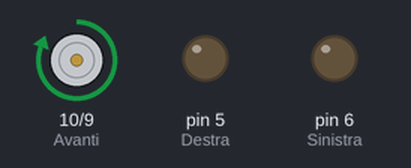
Recording of a sketch running on a simulated Arduino Uno, built with avr-gcc and run on an emulated ATmega328P. Parts: motor-driver pin pairs drawn as motors (green arrow = first pin HIGH = forward, orange = second pin HIGH = backward, longer = more drive), output pins drawn as LEDs (lit = HIGH).

Above: at 0.05 s.
At 6.55 s:
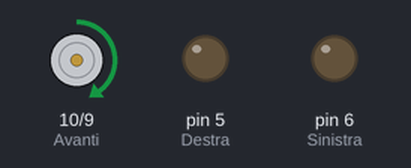
At 13.05 s:
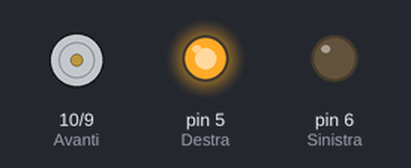
At 25.95 s:
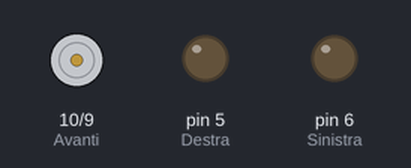
Timing chart, 0 to 33.8 s (numbered marks = the images above):
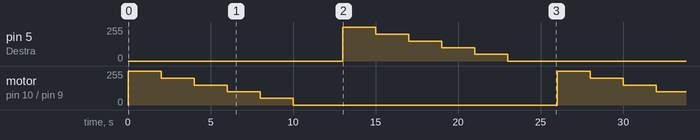

The sketch:

Test_ruote_PWM.ino
```cpp
  //***************************************************************************
  //Programma test per il robot Poor versione 2
  //Setto le porte di uscita per le funzioni:
  //Integrato trovato sulla macchinetta SM6135W oppure RX2-C
  //Avanti    PIN 10  ---- Integrato 11
  //Indieto   PIN 9   ---- Integrato 10
  //Destra    PIN 5   ---- Integrato 6
  //Sinistra  PIN 6   ---- Integrato 7
  //
  //Realizzato da: Daniele loddo alias Ivotek
  //Data: 22/08/2015
  //Web: www.mignololab.org     www.ivotek.it
  //Email: info@mignololab.org      ivotek@gmail.com
  //***************************************************************************

  //Dichiaro le variabili per utilizzare i nomi al posto dei numeri
  //Spreco memoria ma il codice risulta leggibile al principiante
  int Destra = 5;
  int Sinistra = 6;
  int Avanti = 10;
  int Indietro = 9;

void setup() {

  //Setto i PIN come out per pilotare i motori del robot.
  pinMode(Avanti,OUTPUT);        //Setto la porta Avanti come uscita
  pinMode(Indietro,OUTPUT);      //Setto la porta Indietro come uscita
  pinMode(Destra,OUTPUT);        //Setto la porta Destra come uscita
  pinMode(Sinistra,OUTPUT);      //Setto la porta Sinistra come uscita


}

void loop() {
  //Vario il voltaggio per variare la velocità dei motori
  //Il robot parte con la massima velocità e piano piano diminuisce sino a fermarsi
  analogWrite(Avanti, 255);   // Il robot cammina alla massima velocità
  analogWrite(Indietro, 0);
  //Attendo 2 secondi
  delay(2000);
  analogWrite(Avanti, 200);
  //Attendo 2 secondi
  delay(2000);
  analogWrite(Avanti, 150);
  //Attendo 2 secondi
  delay(2000);
  analogWrite(Avanti, 100);
  //Attendo 2 secondi
  delay(2000);
  analogWrite(Avanti, 50);
  //Attendo 2 secondi
  delay(2000);
  analogWrite(Avanti, 0);   // Il robot si ferma
  //Attendo 3 secondi prima di testare le ruote anteriori
  delay(3000);


  //Vario il voltaggio per variare la levocità del motorino di direzione
  //Non avrò tutta l'escurzione perchè lo sterzo ha la meccanica a frizione

  analogWrite(Destra, 255);   // Il robot gira tutto a destra
  analogWrite(Sinistra, 0);
  //Attendo 2 secondi
  delay(2000);
  analogWrite(Destra, 200);   // La posizione dipende dal motore a delle caratteristiche della macchina
  //Attendo 2 secondi
  delay(2000);
  analogWrite(Destra, 150);   // La posizione dipende dal motore a delle caratteristiche della macchina
  //Attendo 2 secondi
  delay(2000);
  analogWrite(Destra, 100);   // La posizione dipende dal motore a delle caratteristiche della macchina
  //Attendo 2 secondi
  delay(2000);
  analogWrite(Destra, 50);   // La posizione dipende dal motore a delle caratteristiche della macchina
  //Attendo 2 secondi
  delay(2000);
  analogWrite(Destra, 0);   // Il robot ha le ruote dritte

  //Attendi 3 secondi prima di ripetere il ciclo
  delay(3000);

}
```

Measured:
- by itself, pin 5 (Destra): ramps from 255/255 to 0/255 and jumps back, once every 26.0 s
- by itself, motor on pin 10 (Avanti) / pin 9 (Indietro): ramps from forward 255/255 to stopped and jumps back, once every 26.0 s
